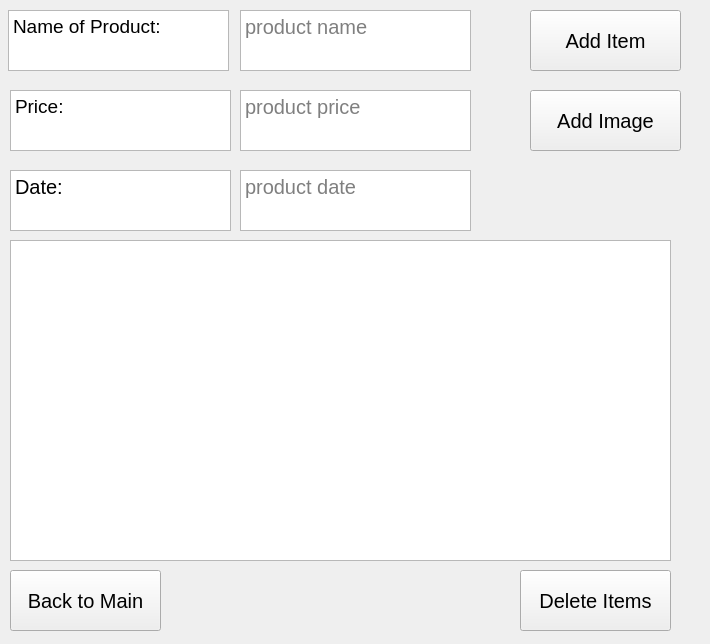
<?xml version="1.0" encoding="UTF-8"?>
<ui version="4.0">
 <class>Widget</class>
 <widget class="QWidget" name="Widget">
  <property name="geometry">
   <rect>
    <x>0</x>
    <y>0</y>
    <width>710</width>
    <height>644</height>
   </rect>
  </property>
  <property name="windowTitle">
   <string>Ton-ton</string>
  </property>
  <widget class="QPushButton" name="AddButton">
   <property name="geometry">
    <rect>
     <x>530</x>
     <y>10</y>
     <width>151</width>
     <height>61</height>
    </rect>
   </property>
   <property name="font">
    <font>
     <pointsize>15</pointsize>
    </font>
   </property>
   <property name="text">
    <string>Add Item</string>
   </property>
  </widget>
  <widget class="QPushButton" name="DeleteBtn">
   <property name="geometry">
    <rect>
     <x>520</x>
     <y>570</y>
     <width>151</width>
     <height>61</height>
    </rect>
   </property>
   <property name="font">
    <font>
     <pointsize>15</pointsize>
    </font>
   </property>
   <property name="text">
    <string>Delete Items</string>
   </property>
  </widget>
  <widget class="QListWidget" name="MainList">
   <property name="geometry">
    <rect>
     <x>10</x>
     <y>240</y>
     <width>661</width>
     <height>321</height>
    </rect>
   </property>
   <property name="font">
    <font>
     <pointsize>14</pointsize>
    </font>
   </property>
  </widget>
  <widget class="QTextEdit" name="productLine">
   <property name="geometry">
    <rect>
     <x>240</x>
     <y>10</y>
     <width>231</width>
     <height>61</height>
    </rect>
   </property>
   <property name="font">
    <font>
     <pointsize>15</pointsize>
    </font>
   </property>
   <property name="placeholderText">
    <string>product name</string>
   </property>
  </widget>
  <widget class="QPushButton" name="Backbtn">
   <property name="geometry">
    <rect>
     <x>10</x>
     <y>570</y>
     <width>151</width>
     <height>61</height>
    </rect>
   </property>
   <property name="font">
    <font>
     <pointsize>15</pointsize>
    </font>
   </property>
   <property name="text">
    <string>Back to Main</string>
   </property>
  </widget>
  <widget class="QTextBrowser" name="textBrowser">
   <property name="geometry">
    <rect>
     <x>8</x>
     <y>10</y>
     <width>221</width>
     <height>61</height>
    </rect>
   </property>
   <property name="font">
    <font>
     <pointsize>15</pointsize>
    </font>
   </property>
   <property name="html">
    <string>&lt;!DOCTYPE HTML PUBLIC &quot;-//W3C//DTD HTML 4.0//EN&quot; &quot;http://www.w3.org/TR/REC-html40/strict.dtd&quot;&gt;
&lt;html&gt;&lt;head&gt;&lt;meta name=&quot;qrichtext&quot; content=&quot;1&quot; /&gt;&lt;meta charset=&quot;utf-8&quot; /&gt;&lt;style type=&quot;text/css&quot;&gt;
p, li { white-space: pre-wrap; }
hr { height: 1px; border-width: 0; }
li.unchecked::marker { content: &quot;\2610&quot;; }
li.checked::marker { content: &quot;\2612&quot;; }
&lt;/style&gt;&lt;/head&gt;&lt;body style=&quot; font-family:'Segoe UI'; font-size:15pt; font-weight:400; font-style:normal;&quot;&gt;
&lt;p style=&quot; margin-top:12px; margin-bottom:12px; margin-left:0px; margin-right:0px; -qt-block-indent:0; text-indent:0px;&quot;&gt;&lt;span style=&quot; font-size:14pt;&quot;&gt;Name of Product:&lt;/span&gt;&lt;/p&gt;&lt;/body&gt;&lt;/html&gt;</string>
   </property>
  </widget>
  <widget class="QTextBrowser" name="textBrowser_3">
   <property name="geometry">
    <rect>
     <x>10</x>
     <y>90</y>
     <width>221</width>
     <height>61</height>
    </rect>
   </property>
   <property name="font">
    <font>
     <pointsize>15</pointsize>
    </font>
   </property>
   <property name="html">
    <string>&lt;!DOCTYPE HTML PUBLIC &quot;-//W3C//DTD HTML 4.0//EN&quot; &quot;http://www.w3.org/TR/REC-html40/strict.dtd&quot;&gt;
&lt;html&gt;&lt;head&gt;&lt;meta name=&quot;qrichtext&quot; content=&quot;1&quot; /&gt;&lt;meta charset=&quot;utf-8&quot; /&gt;&lt;style type=&quot;text/css&quot;&gt;
p, li { white-space: pre-wrap; }
hr { height: 1px; border-width: 0; }
li.unchecked::marker { content: &quot;\2610&quot;; }
li.checked::marker { content: &quot;\2612&quot;; }
&lt;/style&gt;&lt;/head&gt;&lt;body style=&quot; font-family:'Segoe UI'; font-size:15pt; font-weight:400; font-style:normal;&quot;&gt;
&lt;p style=&quot; margin-top:12px; margin-bottom:12px; margin-left:0px; margin-right:0px; -qt-block-indent:0; text-indent:0px;&quot;&gt;&lt;span style=&quot; font-size:14pt;&quot;&gt;Price:&lt;/span&gt;&lt;/p&gt;&lt;/body&gt;&lt;/html&gt;</string>
   </property>
  </widget>
  <widget class="QTextEdit" name="priceLine">
   <property name="geometry">
    <rect>
     <x>240</x>
     <y>90</y>
     <width>231</width>
     <height>61</height>
    </rect>
   </property>
   <property name="font">
    <font>
     <pointsize>15</pointsize>
    </font>
   </property>
   <property name="html">
    <string>&lt;!DOCTYPE HTML PUBLIC &quot;-//W3C//DTD HTML 4.0//EN&quot; &quot;http://www.w3.org/TR/REC-html40/strict.dtd&quot;&gt;
&lt;html&gt;&lt;head&gt;&lt;meta name=&quot;qrichtext&quot; content=&quot;1&quot; /&gt;&lt;meta charset=&quot;utf-8&quot; /&gt;&lt;style type=&quot;text/css&quot;&gt;
p, li { white-space: pre-wrap; }
hr { height: 1px; border-width: 0; }
li.unchecked::marker { content: &quot;\2610&quot;; }
li.checked::marker { content: &quot;\2612&quot;; }
&lt;/style&gt;&lt;/head&gt;&lt;body style=&quot; font-family:'Segoe UI'; font-size:15pt; font-weight:400; font-style:normal;&quot;&gt;
&lt;p style=&quot;-qt-paragraph-type:empty; margin-top:0px; margin-bottom:0px; margin-left:0px; margin-right:0px; -qt-block-indent:0; text-indent:0px;&quot;&gt;&lt;br /&gt;&lt;/p&gt;&lt;/body&gt;&lt;/html&gt;</string>
   </property>
   <property name="placeholderText">
    <string>product price</string>
   </property>
  </widget>
  <widget class="QTextBrowser" name="textBrowser_4">
   <property name="geometry">
    <rect>
     <x>10</x>
     <y>170</y>
     <width>221</width>
     <height>61</height>
    </rect>
   </property>
   <property name="font">
    <font>
     <pointsize>15</pointsize>
    </font>
   </property>
   <property name="html">
    <string>&lt;!DOCTYPE HTML PUBLIC &quot;-//W3C//DTD HTML 4.0//EN&quot; &quot;http://www.w3.org/TR/REC-html40/strict.dtd&quot;&gt;
&lt;html&gt;&lt;head&gt;&lt;meta name=&quot;qrichtext&quot; content=&quot;1&quot; /&gt;&lt;meta charset=&quot;utf-8&quot; /&gt;&lt;style type=&quot;text/css&quot;&gt;
p, li { white-space: pre-wrap; }
hr { height: 1px; border-width: 0; }
li.unchecked::marker { content: &quot;\2610&quot;; }
li.checked::marker { content: &quot;\2612&quot;; }
&lt;/style&gt;&lt;/head&gt;&lt;body style=&quot; font-family:'Segoe UI'; font-size:15pt; font-weight:400; font-style:normal;&quot;&gt;
&lt;p style=&quot; margin-top:12px; margin-bottom:12px; margin-left:0px; margin-right:0px; -qt-block-indent:0; text-indent:0px;&quot;&gt;Date:&lt;/p&gt;&lt;/body&gt;&lt;/html&gt;</string>
   </property>
  </widget>
  <widget class="QTextEdit" name="dateLine">
   <property name="geometry">
    <rect>
     <x>240</x>
     <y>170</y>
     <width>231</width>
     <height>61</height>
    </rect>
   </property>
   <property name="font">
    <font>
     <pointsize>15</pointsize>
    </font>
   </property>
   <property name="placeholderText">
    <string>product date</string>
   </property>
  </widget>
  <widget class="QPushButton" name="AddImage">
   <property name="geometry">
    <rect>
     <x>530</x>
     <y>90</y>
     <width>151</width>
     <height>61</height>
    </rect>
   </property>
   <property name="font">
    <font>
     <pointsize>15</pointsize>
    </font>
   </property>
   <property name="text">
    <string>Add Image</string>
   </property>
  </widget>
 </widget>
 <resources/>
 <connections/>
</ui>
